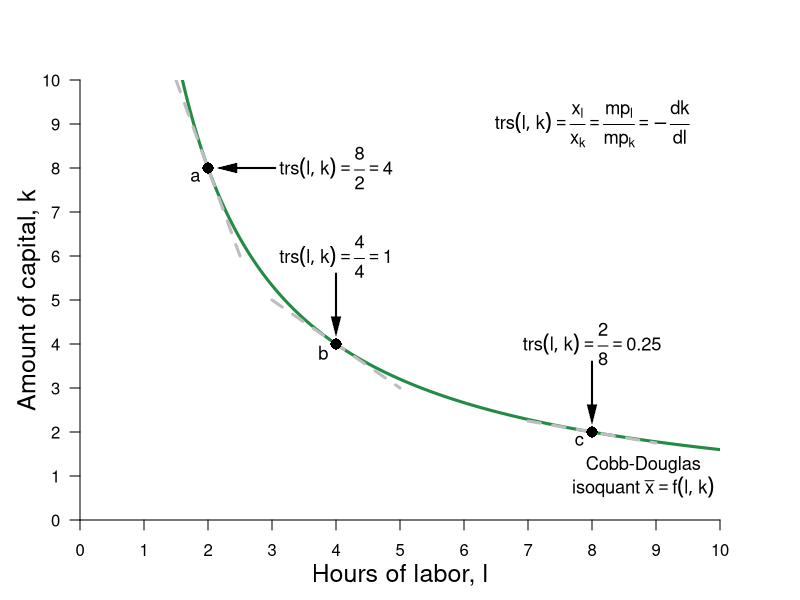

Recreate this plot in R.
#Graph Designer: Simon Halliday
#Authors: Bowles, Foley and Halliday
#Title: Coordination, Conflict and Competition: A Text in Microeconomics

library(shape)
pdf(file = "specprodexch/isoquant_trs.pdf", width = 8, height = 6)

#Set parameters for graphics
axislabelsize <- 1.5
labelsize <- 1.1
graphlinewidth <- 3
segmentlinewidth <- 2

COL <- c("#7fc97f", "#beaed4", "#fdc086", "#ffff99", "#386cb0", "#f0027f", "#bf5b17", "#666666")
COLA <- c("#e0f3db", "#99d8c9","#66c2a4","#41ae76", "#238b45", "#005824")
COLB <- c("#c6dbef", "#4eb3d3", "#2b8cbe", "#0868ac","#084081")

#Edited the margins to cater for the larger LHS labels
par(mar =  c(4, 4, 4, 4))

uFn <- function(x, y, alpha = 0.5){
  (x^alpha)*(y^(1 - alpha))
}

indiffA <- function(x, alpha = 0.5, uA = 5) {
  (uA / x^alpha)^(1/(1 - alpha))
}

trsline <- function(x, constant = 10, slope = 4){
  constant - (slope)*x
}

xlims <- c(0, 10)
ylims <- c(0, 10)

npts <- 501 
x <- seq(xlims[1], xlims[2], length.out = npts)
y <- seq(ylims[1], ylims[2], length.out = npts) 
a <- c(2, 4, 6)

plot(0, 0, xlim = xlims, ylim = ylims, type = "n",
     xlab = expression(paste("")),
     ylab = expression(paste("")), 
     xaxt = "n", 
     yaxt = "n", 
     cex.lab = axislabelsize, 
     bty = "n", 
     xaxs="i", 
     yaxs="i"
)


ticksy <- seq(from = 0, to = ylims[2], by = 1)
ylabels <- seq(from = 0, to = ylims[2], by = 1)
ticksx <- seq(from = 0, to = xlims[2], by = 1)
xlabels <- seq(from = 0, to = xlims[2], by = 1)
# ticksy <- c(ylims[1], 5.25, 8, ylims[2])
# ylabels <- c(NA, expression(paste(y,"*")), expression(paste(bar(y))), NA)
# ticksx <- c(xlims[1], 5.25, 8.944272, xlims[2])
# xlabels <- c(NA, expression(paste(x,"*")), expression(paste(bar(x))), NA)

axis(1, at = ticksx, pos = 0, labels = xlabels)
axis(2, at = ticksy, pos = 0, labels = ylabels, las = 1)

npts <- 500 
xx1 <- seq(xlims[1], xlims[2], length.out = npts)
xx2 <- seq(0, xlims[2], length.out = npts)
xx3 <- seq(1.5, 2.5, length.out = npts)
xx4 <- seq(3, 5, length.out = npts)
xx5 <- seq(7, 9, length.out = npts)

#Draw the graphs
lines(xx1, indiffA(xx1, alpha = 0.5, uA = 4), col = COLA[5], lwd = graphlinewidth)
lines(xx3, trsline(xx3, constant = 16), col = "gray", lty = 2, lwd = graphlinewidth)
lines(xx4, trsline(xx4, constant = 8, slope = 1), col = "gray", lty = 2, lwd = graphlinewidth)
lines(xx5, trsline(xx5, constant = 4, slope = 0.25), col = "gray", lty = 2, lwd = graphlinewidth)
#lines(xx4, mcline(xx4, constant = totalcost(x = 3, c0 = 2, c1 = 0.05, c2 = 0.05) - 3*marginalcost(x = 3, c1 = 0.05, c2 = 0.05), slope = marginalcost(x = 3, c1 = 0.05, c2 = 0.05)), col = "gray", lty = 2, lwd = graphlinewidth)



#Label the feasible frontier
# text(3.2, 1, expression("Feasible Frontier"), cex = labelsize)
# text(3.2, 0.5, expression("(production possibilities frontier)"), cex = labelsize)
# Arrows(4.35, 0.95, 8.1, 0.95, col = "black", lty = 1, lwd = 2, arr.type = "triangle", arr.lwd = 0.5)

#Axis labels
mtext(expression(paste("Hours of labor, ", l)), side = 1, line = 2.5, cex = axislabelsize)
text(-0.8, 5, expression(paste("Amount of capital, ", k)), xpd = TRUE, cex = axislabelsize, srt = 90) 


# contour(x, y, 
#         outer(x, y, uFn),
#         drawlabels = FALSE,
#         col = COLB[3],
#         lwd = graphlinewidth,
#         levels = a, 
#         xaxs="i", 
#         yaxs="i", 
#         add = TRUE)


#Label the indifference curves
text(8.8, 1.25, expression("Cobb-Douglas"), cex = labelsize)
text(8.8, 0.75, expression(paste("isoquant ", bar(x) ==f(l,k))), cex = labelsize)

text(8, 4, expression(paste(trs(l,k) == frac(2,8), phantom() == 0.25)), cex = labelsize)
Arrows(8, 3.6, 8, 2.4, col = "black", lty = 1, lwd = 2, arr.type = "triangle", arr.lwd = 0.5)

text(4, 6, expression(paste(trs(l,k) == frac(4,4), phantom()==1)), cex = labelsize)
Arrows(4, 5.6, 4, 4.4, col = "black", lty = 1, lwd = 2, arr.type = "triangle", arr.lwd = 0.5)

text(4, 8, expression(paste(trs(l,k) == frac(8,2), phantom() == 4)), cex = labelsize)
Arrows(3.05, 8, 2.3, 8, col = "black", lty = 1, lwd = 2, arr.type = "triangle", arr.lwd = 0.5)


#Label feasible and infeasible
text(8, 9, expression(paste(trs(l,k) == frac(x[l], x[k]), phantom() == frac(mp[l], mp[k]), phantom() == -frac(dk,dl))), cex = labelsize)
#text(3, 2.5, expression(paste("with plan ", (list(x, l, k)) )), cex = labelsize)

# text(8, 8.5, expression(paste("Production set:")), cex = labelsize)
# text(8, 8, expression(paste(x = bar(x), " feasible")), cex = labelsize)
# text(8, 7.5, expression(paste("with plan ", (list(x, l, k)) )), cex = labelsize)

#text(9.5, 3.15, expression(u[2]^A), cex = labelsize)
#text(9.5, 5.85, expression(u[3]^A), cex = labelsize)

#Annotate points (4,4),(2,8),(8,2) on feasibility frontier
text(3.8, 3.8, expression(paste(b)), cex = labelsize)
points(4, 4, pch = 16, col = "black", cex = 1.5)

text(1.8, 7.8, expression(paste(a)), cex = labelsize)
points(2, 8, pch = 16, col = "black", cex = 1.5)

text(7.8, 1.8, expression(paste(c)), cex = labelsize)
points(8, 2, pch = 16, col = "black", cex = 1.5)


dev.off()
